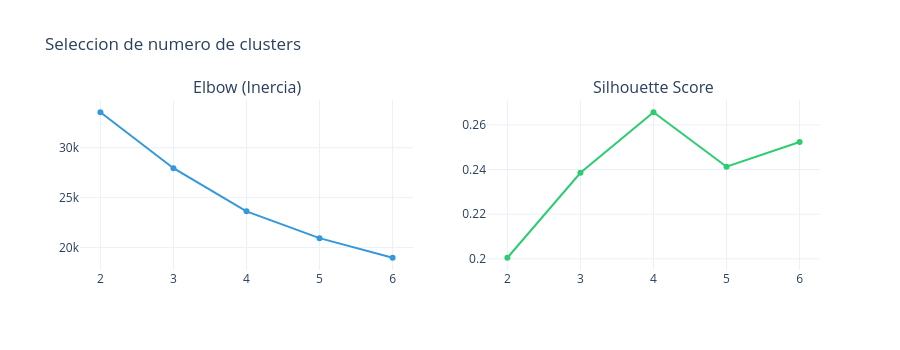

The code cell stored with this chart in its notebook:
### Code cell
# Buscar el mejor k con elbow + silhouette
k_range = range(2, 7)
inertias = []
silhouettes = []

for k in k_range:
    km = KMeans(n_clusters=k, random_state=SEED, n_init=10)
    labels = km.fit_predict(X_cluster_scaled)
    inertias.append(km.inertia_)
    sil = silhouette_score(X_cluster_scaled, labels, sample_size=5000, random_state=SEED)
    silhouettes.append(sil)
    print(f'  k={k}: inertia={km.inertia_:.0f}, silhouette={sil:.3f}')

fig = make_subplots(rows=1, cols=2, subplot_titles=['Elbow (Inercia)', 'Silhouette Score'])
fig.add_trace(go.Scatter(x=list(k_range), y=inertias, mode='lines+markers',
                          marker_color='#3498db'), row=1, col=1)
fig.add_trace(go.Scatter(x=list(k_range), y=silhouettes, mode='lines+markers',
                          marker_color='#2ecc71'), row=1, col=2)
fig.update_layout(title='Seleccion de numero de clusters', height=350, showlegend=False)
fig.show()

### Figure 1 — Plotly figure (JSON) as saved in the notebook; plotly's stock layout.template omitted (floating-point values rounded to 4 significant figures)
{"data": [{"marker": {"color": "#3498db"}, "mode": "lines+markers", "type": "scatter", "x": [2, 3, 4, 5, 6], "xaxis": "x", "y": [33560.0, 27950.0, 23630.0, 20940.0, 18980.0], "yaxis": "y"}, {"marker": {"color": "#2ecc71"}, "mode": "lines+markers", "type": "scatter", "x": [2, 3, 4, 5, 6], "xaxis": "x2", "y": [0.2005, 0.2385, 0.2657, 0.2413, 0.2523], "yaxis": "y2"}], "layout": {"annotations": [{"font": {"size": 16}, "showarrow": false, "text": "Elbow (Inercia)", "x": 0.225, "xanchor": "center", "xref": "paper", "y": 1.0, "yanchor": "bottom", "yref": "paper"}, {"font": {"size": 16}, "showarrow": false, "text": "Silhouette Score", "x": 0.775, "xanchor": "center", "xref": "paper", "y": 1.0, "yanchor": "bottom", "yref": "paper"}], "height": 350, "showlegend": false, "title": {"text": "Seleccion de numero de clusters"}, "xaxis": {"anchor": "y", "domain": [0.0, 0.45]}, "xaxis2": {"anchor": "y2", "domain": [0.55, 1.0]}, "yaxis": {"anchor": "x", "domain": [0.0, 1.0]}, "yaxis2": {"anchor": "x2", "domain": [0.0, 1.0]}}}
